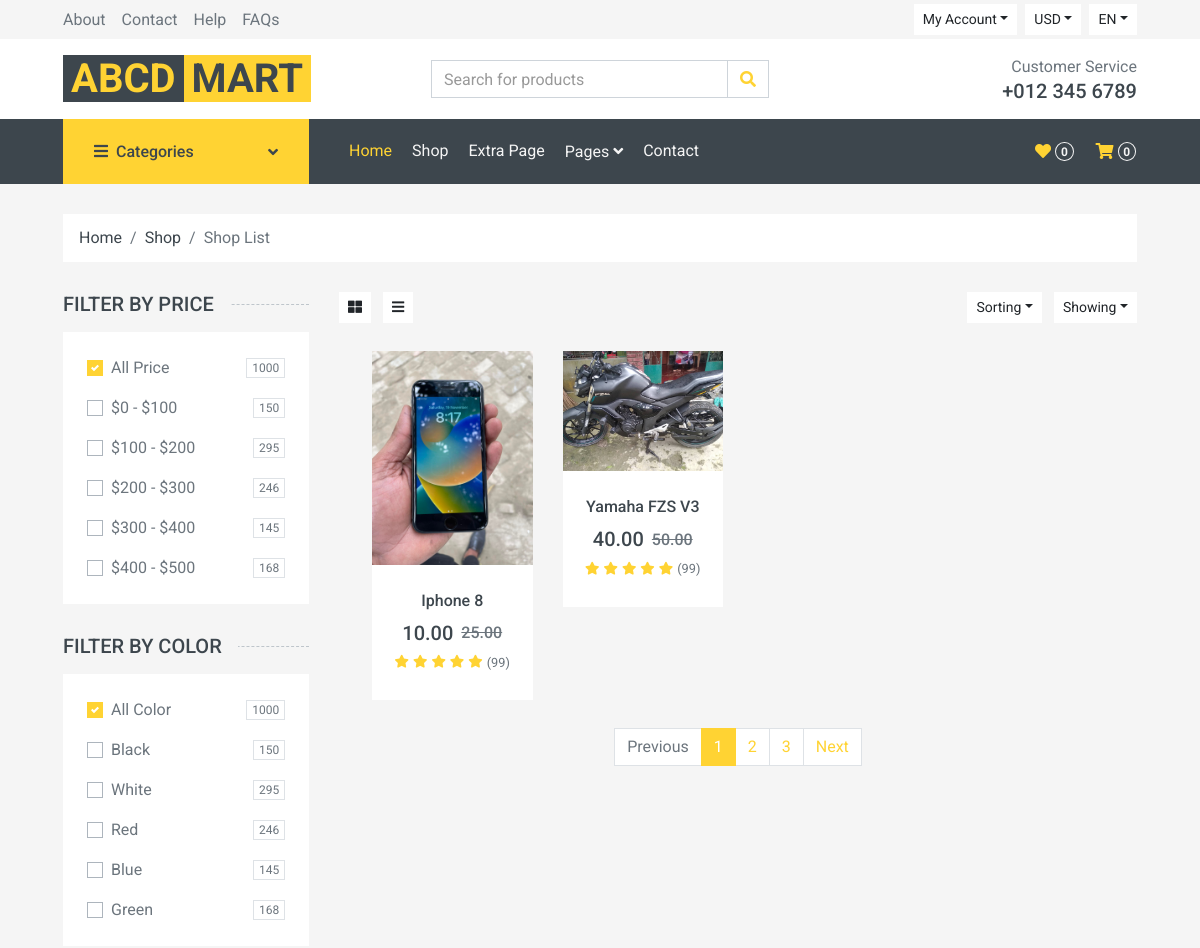
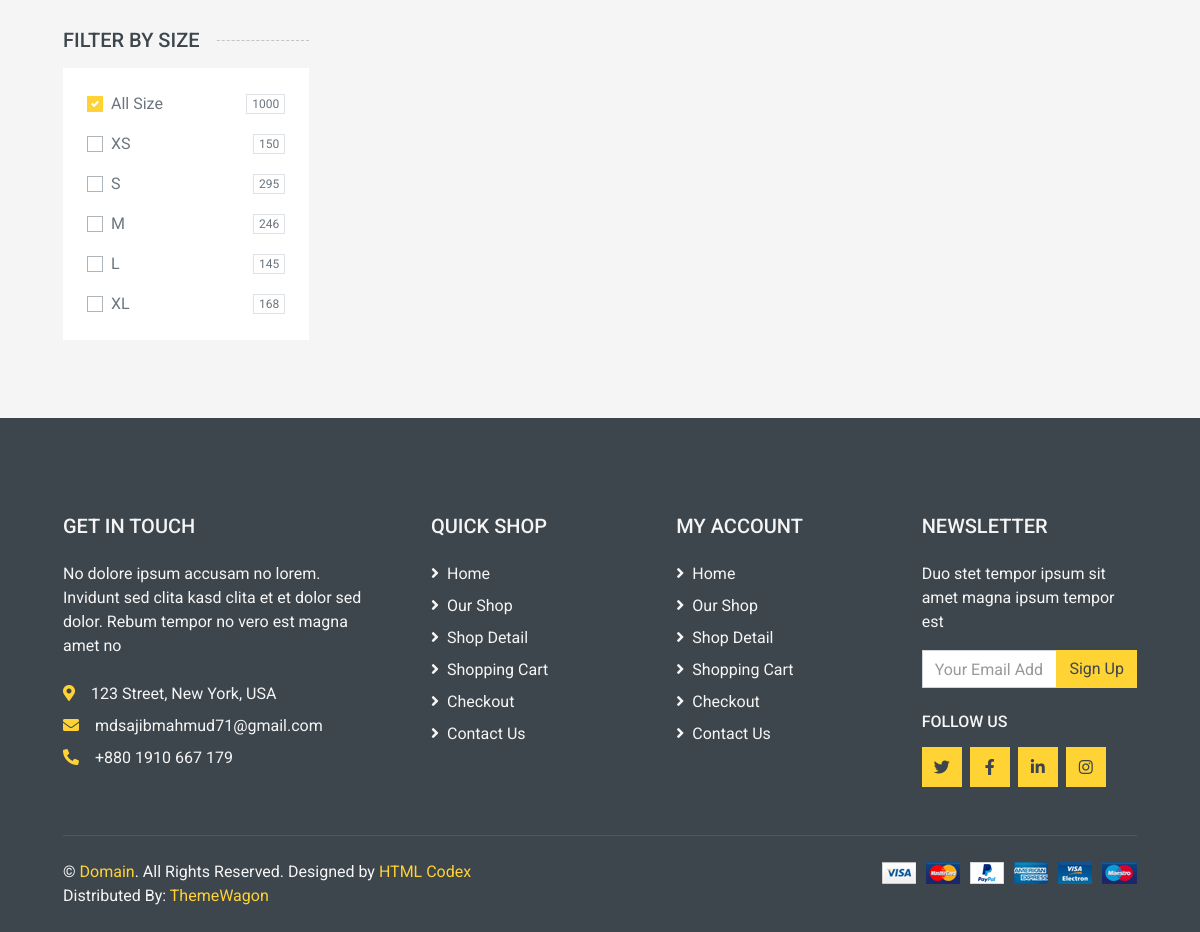
Page /shop on the committed database (2 pictures, top to bottom).
### products/models.py (models this page shows, shortened)
class ProductImage(models.Model):
    product = models.ForeignKey(Product, on_delete=models.CASCADE, related_name="product_image")
    image = models.ImageField(
        verbose_name=_("image"),
        help_text=_("Upload a product image"),
        upload_to="images/",
        default="images/default.png",
    )
    alt_text = models.CharField(
        verbose_name=_("Alturnative text"),
        help_text=_("Please add alturnative text"),
        max_length=255,
        null=True,
        blank=True,
    )
    is_feature = models.BooleanField(default=False)
    created_at = models.DateTimeField(auto_now_add=True, editable=False)
    updated_at = models.DateTimeField(auto_now=True)
    class Meta:
        verbose_name = _("Product Image")
        verbose_name_plural = _("Product Images")

class Product(models.Model):
    product_type = models.ForeignKey(ProductType, on_delete=models.RESTRICT)
    category = models.ForeignKey(Category, on_delete=models.RESTRICT)
    title = models.CharField(
        verbose_name=_("title"),
        help_text=_("Required"),
        max_length=255,
    )
    description = models.TextField(verbose_name=_("description"), help_text=_("Not Required"), blank=True)
    slug = models.SlugField(max_length=255)
    regular_price = models.DecimalField(
        verbose_name=_("Regular price"),
        help_text=_("Maximum 999.99"),
        error_messages={
            "name": {
                "max_length": _("The price must be between 0 and 999.99."),
            },
        },
        max_digits=5,
        decimal_places=2,
    )
    discount_price = models.DecimalField(
        verbose_name=_("Discount price"),
        help_text=_("Maximum 999.99"),
        error_messages={
            "name": {
                "max_length": _("The price must be between 0 and 999.99."),
            },
        },
        max_digits=5,
        decimal_places=2,
    )
    is_active = models.BooleanField(
        verbose_name=_("Product visibility"),
        help_text=_("Change product visibility"),
        default=True,
    )
    created_at = models.DateTimeField(_("Created at"), auto_now_add=True, editable=False)
    updated_at = models.DateTimeField(_("Updated at"), auto_now=True)
    users_wishlist = models.ManyToManyField(settings.AUTH_USER_MODEL, related_name="user_wishlist", blank=True)
    class Meta:
        ordering = ("-created_at",)
        verbose_name = _("Product")
        verbose_name_plural = _("Products")
    def get_absolute_url(self):
        return reverse("products:product_detail", args=[self.slug])

### products/views.py (the view)
# urls.py: path('shop', views.shop),
def shop(request):
    products = Product.objects.all()
    return render(request,'products/shop.html',{'products' : products})

### cart/cart.py (called while the page is built)
    def __len__(self):
        return sum(item['qty'] for item in self.cart.values())

### cart/context_processors.py (called while the page is built)
def cart(request):
    return {'cart': Cart(request)}

### products/models.py (called while the page is built)
    def get_absolute_url(self):
        return reverse("products:product_filter", args=[self.slug])

### products/views.py (called while the page is built)
def categories(request):
    return {
        'categories': Category.objects.all()
    }

### templates/products/shop.html (shortened to what this page needs)
{% extends 'base.html' %}
{% load static %}
{% block content %}
    <div class="container-fluid">
        <div class="row px-xl-5">
            <div class="col-12">
                <nav class="breadcrumb bg-light mb-30">
                    <a class="breadcrumb-item text-dark" href="#">Home</a>
                    <a class="breadcrumb-item text-dark" href="#">Shop</a>
                    <span class="breadcrumb-item active">Shop List</span>
                </nav>
            </div>
        </div>
    </div>
    <div class="container-fluid">
        <div class="row px-xl-5">
            <div class="col-lg-3 col-md-4">
                <h5 class="section-title position-relative text-uppercase mb-3"><span class="bg-secondary pr-3">Filter by price</span></h5>
                <div class="bg-light p-4 mb-30">
                    <form>
                        <div class="custom-control custom-checkbox d-flex align-items-center justify-content-between mb-3">
                            <label class="custom-control-label" for="price-all">All Price</label>
                            <span class="badge border font-weight-normal">1000</span>
                        </div>
                        <div class="custom-control custom-checkbox d-flex align-items-center justify-content-between mb-3">
                            <label class="custom-control-label" for="price-1">$0 - $100</label>
                            <span class="badge border font-weight-normal">150</span>
                        </div>
                        <div class="custom-control custom-checkbox d-flex align-items-center justify-content-between mb-3">
                            <label class="custom-control-label" for="price-2">$100 - $200</label>
                            <span class="badge border font-weight-normal">295</span>
                        </div>
                        <div class="custom-control custom-checkbox d-flex align-items-center justify-content-between mb-3">
                            <label class="custom-control-label" for="price-3">$200 - $300</label>
                            <span class="badge border font-weight-normal">246</span>
                        </div>
                        <div class="custom-control custom-checkbox d-flex align-items-center justify-content-between mb-3">
                            <label class="custom-control-label" for="price-4">$300 - $400</label>
                            <span class="badge border font-weight-normal">145</span>
                        </div>
                        <div class="custom-control custom-checkbox d-flex align-items-center justify-content-between">
                            <label class="custom-control-label" for="price-5">$400 - $500</label>
                            <span class="badge border font-weight-normal">168</span>
                        </div>
                    </form>
                </div>
                <h5 class="section-title position-relative text-uppercase mb-3"><span class="bg-secondary pr-3">Filter by color</span></h5>
                <div class="bg-light p-4 mb-30">
                    <form>
                        <div class="custom-control custom-checkbox d-flex align-items-center justify-content-between mb-3">
                            <label class="custom-control-label" for="price-all">All Color</label>
                            <span class="badge border font-weight-normal">1000</span>
                        </div>
                        <div class="custom-control custom-checkbox d-flex align-items-center justify-content-between mb-3">
                            <label class="custom-control-label" for="color-1">Black</label>
                            <span class="badge border font-weight-normal">150</span>
                        </div>
                        <div class="custom-control custom-checkbox d-flex align-items-center justify-content-between mb-3">
                            <label class="custom-control-label" for="color-2">White</label>
                            <span class="badge border font-weight-normal">295</span>
                        </div>
                        <div class="custom-control custom-checkbox d-flex align-items-center justify-content-between mb-3">
                            <label class="custom-control-label" for="color-3">Red</label>
                            <span class="badge border font-weight-normal">246</span>
                        </div>
                        <div class="custom-control custom-checkbox d-flex align-items-center justify-content-between mb-3">
                            <label class="custom-control-label" for="color-4">Blue</label>
                            <span class="badge border font-weight-normal">145</span>
                        </div>
                        <div class="custom-control custom-checkbox d-flex align-items-center justify-content-between">
                            <label class="custom-control-label" for="color-5">Green</label>
                            <span class="badge border font-weight-normal">168</span>
                        </div>
                    </form>
                </div>
                <h5 class="section-title position-relative text-uppercase mb-3"><span class="bg-secondary pr-3">Filter by size</span></h5>
                <div class="bg-light p-4 mb-30">
                    <form>
                        <div class="custom-control custom-checkbox d-flex align-items-center justify-content-between mb-3">
                            <label class="custom-control-label" for="size-all">All Size</label>
                            <span class="badge border font-weight-normal">1000</span>
                        </div>
                        <div class="custom-control custom-checkbox d-flex align-items-center justify-content-between mb-3">
                            <label class="custom-control-label" for="size-1">XS</label>
                            <span class="badge border font-weight-normal">150</span>
                        </div>
                        <div class="custom-control custom-checkbox d-flex align-items-center justify-content-between mb-3">
                            <label class="custom-control-label" for="size-2">S</label>
                            <span class="badge border font-weight-normal">295</span>
                        </div>
                        <div class="custom-control custom-checkbox d-flex align-items-center justify-content-between mb-3">
                            <label class="custom-control-label" for="size-3">M</label>
                            <span class="badge border font-weight-normal">246</span>
                        </div>
                        <div class="custom-control custom-checkbox d-flex align-items-center justify-content-between mb-3">
                            <label class="custom-control-label" for="size-4">L</label>
                            <span class="badge border font-weight-normal">145</span>
                        </div>
                        <div class="custom-control custom-checkbox d-flex align-items-center justify-content-between">
                            <label class="custom-control-label" for="size-5">XL</label>
                            <span class="badge border font-weight-normal">168</span>
                        </div>
                    </form>
                </div>
            </div>
            <div class="col-lg-9 col-md-8">
                <div class="row pb-3">
                    <div class="col-12 pb-1">
                        <div class="d-flex align-items-center justify-content-between mb-4">
                            <div>
                                <button class="btn btn-sm btn-light"><i class="fa fa-th-large"></i></button>
                                <button class="btn btn-sm btn-light ml-2"><i class="fa fa-bars"></i></button>
                            </div>
                            <div class="ml-2">
                                <div class="btn-group">
                                    <button type="button" class="btn btn-sm btn-light dropdown-toggle" data-toggle="dropdown">Sorting</button>
                                </div>
                                <div class="btn-group ml-2">
                                    <button type="button" class="btn btn-sm btn-light dropdown-toggle" data-toggle="dropdown">Showing</button>
                                </div>
                            </div>
                        </div>
                    </div>
                    <div class="row px-xl-5">
                        {% for product in products %}
                        <div class="col-lg-3 col-md-4 col-sm-6 pb-1">
                            <div class="product-item bg-light mb-4">
                                <div class="product-img position-relative overflow-hidden">
                                    {% for image in product.product_image.all %}
                                    {% if image.is_feature %}
                                    <img class="img-fluid w-100" src="{{image.image.url}}" alt="">
                                    <div class="product-action">
                                    </div>
                                    {% endif %}
                                    {% endfor %}
                                </div>
                                <div class="text-center py-4">
                                    <a class="h6 text-decoration-none text-truncate"
                                       href="{{ product.get_absolute_url }}">{{product.title}}</a>
                                    <div class="d-flex align-items-center justify-content-center mt-2">
                                        <h5>{{product.discount_price}}</h5>
                                        <h6 class="text-muted ml-2">
                                            <del>{{product.regular_price}}</del>
                                        </h6>
                                    </div>
                                    <div class="d-flex align-items-center justify-content-center mb-1">
                                        <small class="fa fa-star text-primary mr-1"></small>
                                        <small class="fa fa-star text-primary mr-1"></small>
                                        <small class="fa fa-star text-primary mr-1"></small>
                                        <small class="fa fa-star text-primary mr-1"></small>
                                        <small class="fa fa-star text-primary mr-1"></small>
                                        <small>(99)</small>
                                    </div>
                                </div>
                            </div>
                        </div>
                        {% endfor %}
                    </div>
                    <div class="col-12">
                        <nav>
                          <ul class="pagination justify-content-center">
                            <li class="page-item disabled"><a class="page-link" href="#">Previous</span></a></li>
                            <li class="page-item active"><a class="page-link" href="#">1</a></li>
                            <li class="page-item"><a class="page-link" href="#">2</a></li>
                            <li class="page-item"><a class="page-link" href="#">3</a></li>
                            <li class="page-item"><a class="page-link" href="#">Next</a></li>
                          </ul>
                        </nav>
                    </div>
                </div>
            </div>
        </div>
    </div>
{% endblock %}

### rows in the picture
Product: title "Iphone 8", discount_price "10.00", regular_price "25.00"
ProductImage: image (picture)
Product: title "Yamaha FZS V3", discount_price "40.00", regular_price "50.00"
ProductImage: image (picture)
